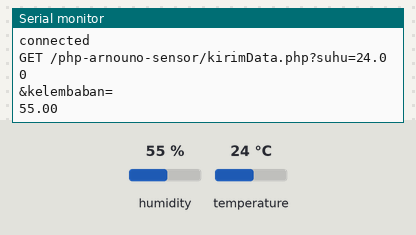
Simulated run of this sketch. Board: ESP8266 (NodeMCU). Parts: the last lines printed to the serial monitor. The test bench sets the inputs (shaded band); at power-on: humidity 55 %, temperature 24 °C. WiFi joins after 1.5 s; servers stay silent unless stated.

Above: at 3.7 s.
3.8 s: humidity set to 22 %
At 5.7 s:
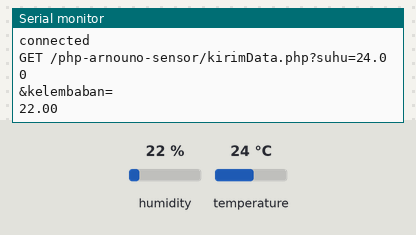
7.0 s: temperature set to 12 °C
At 8.5 s:
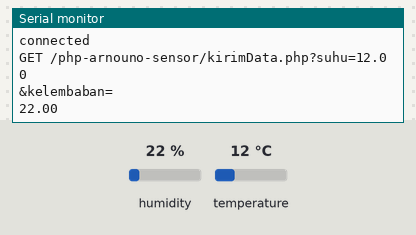
10.2 s: humidity set to 40 %
At 12.9 s:
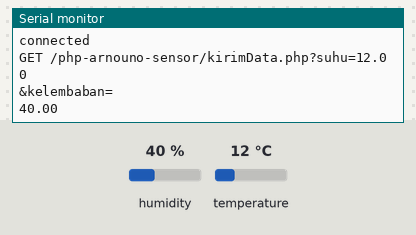
Timing chart, 0 to 14.4 s (numbered marks = the images above; inputs shaded):
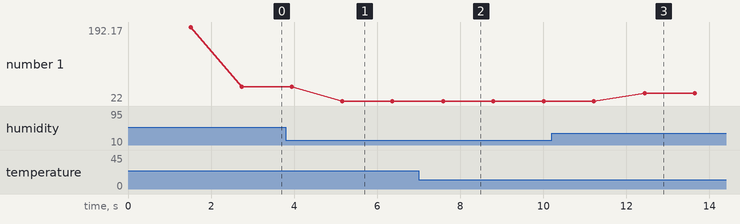

The sketch:

sensor-suhu_kelembaban--final.ino
```cpp
/* This arduino code is sending data to mysql server every 30 seconds.

Created By Embedotronics Technologies*/

#include "DHT.h"
#include <ESP8266WiFi.h>
#include <ESP8266HTTPClient.h>
#include <WiFiClient.h>
#include <ESP8266WebServer.h>
#include <ESP8266mDNS.h>
#include <SPI.h>

#define DHTPIN 4

#define DHTTYPE DHT11

DHT dht(DHTPIN,DHTTYPE);

//


char* ssid = "Arnet_Jaktim";//
char* password = "telkom135";
char* host = "10.237.120.146";   //eg: 192.168.0.222

// Set your Static IP address
IPAddress local_IP(10, 237, 27, 0);
// Set your Gateway IP address
IPAddress gateway(10, 237, 64, 1);

IPAddress subnet(255, 255, 0, 0);
IPAddress primaryDNS(8, 8, 8, 8); // optional
IPAddress secondaryDNS(8, 8, 4, 4); // optional

float humidityData;
float temperatureData;

WiFiClient client;


void setup()
{
 Serial.begin(115200);
  delay(10);
  dht.begin();
  // Connect to WiFi network
  Serial.println();
  Serial.println();
  Serial.print("Connecting to ");
  Serial.println(ssid);

  WiFi.begin(ssid, password);
  Serial.println("Starting WiFi");

  while (WiFi.status() != WL_CONNECTED) {
    delay(500);
    Serial.print(".");
  }
  Serial.println("");
  Serial.println("WiFi connected");

  // Start the server
//  server.begin();
  Serial.println("Server started");
  Serial.print(WiFi.localIP());
  delay(1000);
  Serial.println("connecting...");
 }
void loop(){
  humidityData = dht.readHumidity();
  temperatureData = dht.readTemperature();

//  WiFiClient client;
//  const int httpPort = 80;
//  if(client.connect(host, httpPort)){
//    Serial.println("connection failed");
//    delay(1000);
//    return;
//  }
//  Serial.println("Client Connected!");
//  client.print(String("GET /kirimData.php?") +
//                      ("&suhu=") + temperatureData +
//                      ("&kelembaban=") + humidityData +
//                      " HTTP/1.1\r\n" +
//                "Host: " + host + "\r\n" +
//                "Connection: close\r\n\r\n");
//
//   unsigned long timeout = millis();
//   while (client.available() == 0){
//    if (millis() - timeout > 1000){
//      Serial.println(">>> Client Timeout !");
//      client.stop();
//      return;
//    }
//   }
//   Serial.println();
//   Serial.println("Closing Connection");
//   }

  Sending_To_phpmyadmindatabase();
  delay(1000); // interval
 }

 void Sending_To_phpmyadmindatabase()   //CONNECTING WITH MYSQL
 {
   if (client.connect(host, 80)) {
    Serial.println("connected");
    // Make a HTTP request:
    Serial.print("GET /php-arnouno-sensor/kirimData.php?suhu=");
    client.print("GET /php-arnouno-sensor/kirimData.php?suhu=");     //YOUR URL
    Serial.println(temperatureData);
    client.print(temperatureData);
    client.print("&kelembaban=");
    Serial.println("&kelembaban=");
    client.print(humidityData);
    Serial.println(humidityData);
    client.print(" ");      //SPACE BEFORE HTTP/1.1
    client.print("HTTP/1.1");
    client.println();
    client.println("Host: 10.237.35.31");
    client.println("Connection: close");
    client.println();
  } else {
    // if you didn't get a connection to the server:
    Serial.println("connection failed");
  }
 }
```

Measured:
- after the input at 3.8 s, the serial monitor: prints a new line after 1.4 s (image 1)
- after the input at 7.0 s, the serial monitor: prints a new line after 0.59 s (image 2)
- after the input at 10.2 s, the serial monitor: prints a new line after 2.2 s (image 3)
- plotted number 1: 55 → 22 after the input at 3.8 s, 22 → 40 after the input at 10.2 s
